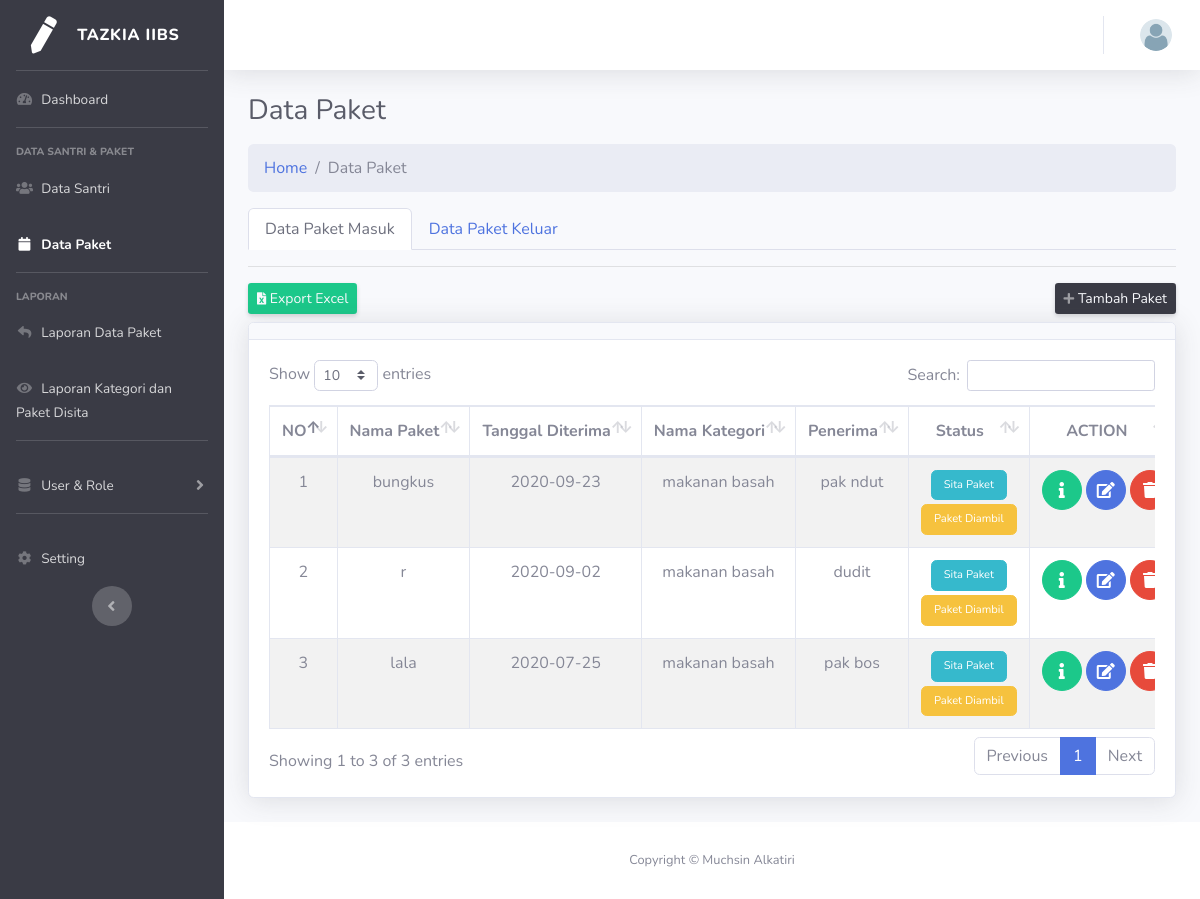
/index.php/paket, run on the app's committed database.
### tables this page shows
CREATE TABLE `data_paket` (
  `id_paket` int(11) NOT NULL,
  `nama_paket` varchar(100) NOT NULL,
  `tanggal_diterima` date NOT NULL,
  `kategori_paket_id` int(11) NOT NULL,
  `penerima_paket_id` int(11) NOT NULL,
  `asrama_id` int(11) NOT NULL,
  `pengirim_paket` varchar(100) NOT NULL,
  `isi_paket_sita` varchar(200) NOT NULL,
  `status_paket` enum('Diambil','Belum Diambil','Disita') NOT NULL
);

CREATE TABLE `data_kategori_paket` (
  `id_kategori` int(11) NOT NULL,
  `nama_kategori` varchar(100) NOT NULL
);

CREATE TABLE `data_santri` (
  `NIS` int(100) NOT NULL,
  `nama_santri` varchar(100) NOT NULL,
  `alamat` varchar(100) NOT NULL,
  `asrama_id` int(11) NOT NULL,
  `total_paket_diterima` int(11) NOT NULL
);

### application/controllers/Paket.php (called while the page is built, shortened)
<?php
class Paket extends CI_Controller {
	function __construct(){
		$this->load->helper(array('form', 'url'));
		$this->load->library('form_validation');
		$this->load->model('paket_model');
	}
	public function index()
	{
		$data['page_title'] = 'Data Paket';
		$data['paket']=$this->paket_model->get_all_data_masuk()->result();
		$data['paket2']=$this->paket_model->get_all_data_keluar()->result();
		$this->load->view('v_paket/read',$data);
	}
}

### index.php (called while the page is built, shortened)
<?php
require_once BASEPATH.'core/CodeIgniter.php';

### application/models/Paket_model.php (called while the page is built, shortened)
<?php defined('BASEPATH') OR exit('No direct script access allowed');
class Paket_model extends CI_Model {
  function get_all_data_masuk() {
  	$this->db->select('data_paket.*, data_kategori_paket.*,  data_santri.nama_santri as nama_santri, data_santri.NIS as nis, data_asrama.nama_asrama as nama_asrama, data_asrama.gedung as gedung');
    $this->db->from('data_paket');
    $this->db->join('data_kategori_paket', 'data_paket.kategori_paket_id = data_kategori_paket.id_kategori', 'left');
    $this->db->join('data_santri', 'data_paket.penerima_paket_id = data_santri.nis', 'left');
    $this->db->join('data_asrama', 'data_paket.asrama_id = data_asrama.id_asrama', 'left');
    $this->db->where('status_paket', 'Belum Diambil');
    return $this->db->get();
  }
  function get_all_data_keluar() {
    $this->db->select('data_paket.*, data_kategori_paket.*,  data_santri.nama_santri as nama_santri, data_santri.NIS as nis, data_asrama.nama_asrama as nama_asrama, data_asrama.gedung as gedung');
    $this->db->from('data_paket');
    $this->db->join('data_kategori_paket', 'data_paket.kategori_paket_id = data_kategori_paket.id_kategori', 'left');
    $this->db->join('data_santri', 'data_paket.penerima_paket_id = data_santri.nis', 'left');
    $this->db->join('data_asrama', 'data_paket.asrama_id = data_asrama.id_asrama', 'left');
    $this->db->where('status_paket', 'Diambil');
    $this->db->or_where('status_paket', 'Disita');
    return $this->db->get();
  }
}

### application/views/v_paket/read.php (the view, shortened to what this page needs)
 <link href="<?php echo base_url(); ?>assets/vendor/datatables/dataTables.bootstrap4.min.css" rel="stylesheet">
  </div>
<nav aria-label="breadcrumb">
  <ol class="breadcrumb">
    <li class="breadcrumb-item"><a href="<?php echo base_url() ?>">Home</a></li>
    <li class="breadcrumb-item active" aria-current="page">Data Paket</li>
  </ol>
</nav>
<nav>
  <div class="nav nav-tabs" id="nav-tab" role="tablist">
    <a class="nav-item nav-link active" id="nav-soal-tab" data-toggle="tab" href="#nav-soal" role="tab" aria-controls="nav-soal" aria-selected="true">Data Paket Masuk</a>
    <a class="nav-item nav-link" id="nav-example-tab" data-toggle="tab" href="#nav-kelompok" role="tab" aria-controls="nav-kelompok" aria-selected="false">Data Paket Keluar</a>
  </div>
</nav>
<div class="tab-content" id="nav-tabContent">
  <div class="tab-pane fade show active" id="nav-soal" role="tabpanel" aria-labelledby="nav-soal-tab">
    <hr>
    <div class="row mb-2  ">
      <div class="col-lg-10">
 <a href="<?php echo base_url('paket/exportExcel1/')?>" class=" btn btn-sm bg-success text-gray-100 shadow-sm" ><i class="fa fa-file-excel fa-sm "></i> Export Excel</a>
      </div>
      <div class="col-lg-2" style="text-align: right;  ">
        <a href="<?php echo base_url('paket/create') ?>" class="d-none d-sm-inline-block btn btn-sm bg-gray-900 text-gray-100 shadow-sm" ><i class="fas fa-plus fa-sm text-white-50"></i> Tambah Paket</a>
      </div>
    </div>
    <div class="card shadow mb-4">
      <div class="card-header py-2 ">
      </div>
      <div class="card-body">
        <div class="table-responsive">
          <table class="table table-striped table-bordered nowrap text-center" id="dataTable"  cellspacing="0">
            <thead>
             <tr>
              <th>NO</th>
              <th>Nama Paket</th>
              <th>Tanggal Diterima</th>
              <th>Nama Kategori</th>
              <th>Penerima</th>
              <th>Status</th>
              <th>ACTION</th>
            </tr>
          </thead>
          <tbody>
            <?php
              $no=1;
            foreach ($paket as $data_paket ) {
              ?>
              <tr>
                <td><?php echo $no++; ?></td>
                <td><?php echo $data_paket->nama_paket ?></td>
                <td><?php echo $data_paket->tanggal_diterima ?></td>
                <td><?php echo $data_paket->nama_kategori ?></td>
                <td><?php echo $data_paket->nama_santri?></td>
                <td>
                  <a  href="<?php echo base_url(). 'paket/sita/' . $data_paket->id_paket ?>" class="mb-1 text-xs btn btn-info btn-icon-split">
                    <span class="text ">Sita Paket</span>
                  </a>
                  <br>
                  <a href="<?php echo base_url(). 'paket/diambil/' . $data_paket->id_paket ?>" class="text-xs btn btn-warning btn-icon-split">
                    <span class="text ">Paket Diambil</span>
                  </a>
                </td>
                <td><center>
                 <a href="#" class="btn btn-success btn-circle" data-toggle="modal" data-target="#ModalDetail<?php echo $data_paket->id_paket; ?>" ><i class="fa fa-info"></i></a>
                  <a href="<?php echo base_url('paket/update/'.$data_paket->id_paket); ?>" class="btn btn-primary btn-circle"  ><i class="fa fa-edit"></i></a>
                  <a href="#" class="btn btn-danger btn-circle" data-toggle="modal" data-target="#ModalHapus<?php echo $data_paket->id_paket; ?>" ><i class="fa fa-trash"></i></a>
                </center></td>
              </tr>
              <?php } ?>
            </tbody>
          </table>
        </div>
      </div>
    </div>
  </div>

### data on the page
data_paket: nama_paket "bungkus", tanggal_diterima "2020-09-23", kategori_paket.nama_kategori "makanan basah", penerima_paket.nama_santri "pak ndut"
data_paket: nama_paket "r", tanggal_diterima "2020-09-02", kategori_paket.nama_kategori "makanan basah", penerima_paket.nama_santri "dudit"
data_paket: nama_paket "lala", tanggal_diterima "2020-07-25", kategori_paket.nama_kategori "makanan basah", penerima_paket.nama_santri "pak bos"

### other printed values
$page_title "Data Paket"
